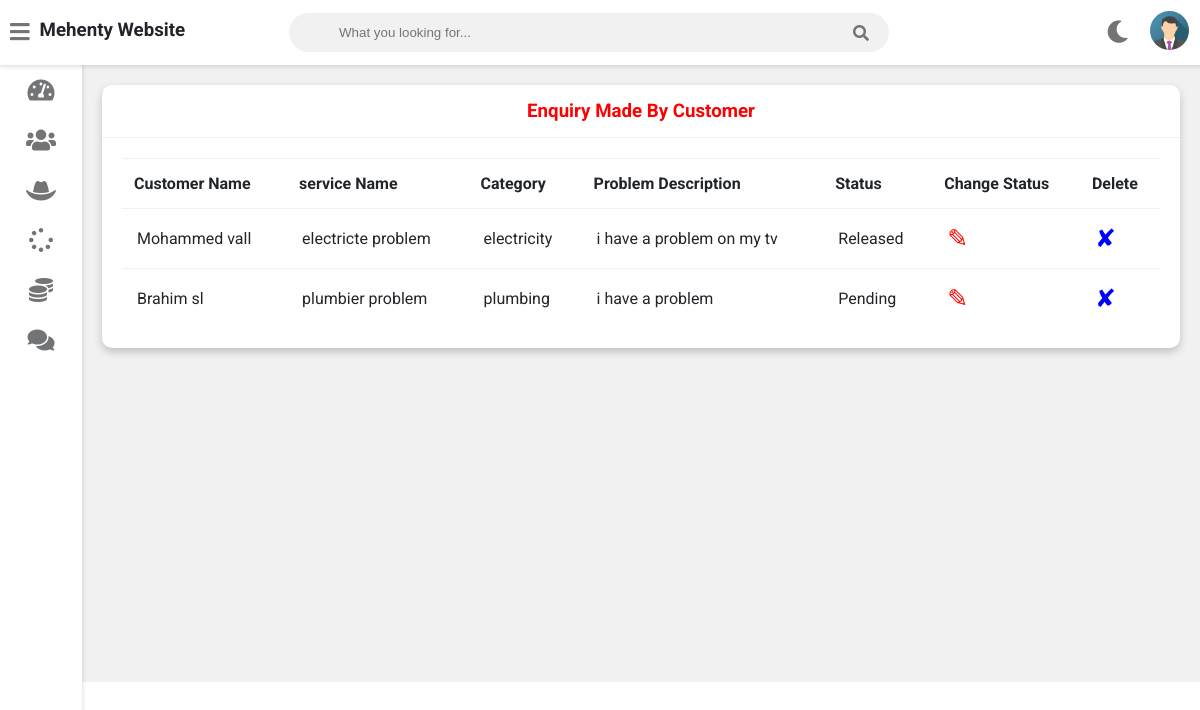
The page /admin-view-request (signed in) on the database its author committed.
### service/models.py (models this page shows, shortened)
class Customer(models.Model):
    user=models.OneToOneField(User,on_delete=models.CASCADE)
    profile_pic= models.ImageField(upload_to='profile_pic/CustomerProfilePic/',null=True,blank=True)
    address = models.CharField(max_length=40)
    mobile = models.CharField(max_length=20,null=False)
    @property
    def get_name(self):
        return self.user.first_name+" "+self.user.last_name

class Request(models.Model):
    cat=(('Plumbing', 'Plumbing'),('Electricity', 'Electricity'),('Painting', 'Painting'),('Carpentry', 'Carpentry'))
    category=models.CharField(max_length=50,choices=cat)
    service_no=models.PositiveIntegerField(null=False)
    service_name = models.CharField(max_length=40,null=False)
    problem_description = models.CharField(max_length=500,null=False)
    date=models.DateField(auto_now=True)
    cost=models.PositiveIntegerField(null=True)
    customer=models.ForeignKey('Customer', on_delete=models.CASCADE,null=True)
    Technician=models.ForeignKey('Technician',on_delete=models.CASCADE,null=True)
    stat=(('Pending','Pending'),('Approved','Approved'),('Repairing','Repairing'),('Repairing Done','Repairing Done'),('Released','Released'))
    status=models.CharField(max_length=50,choices=stat,default='Pending',null=True)

### service/views.py (the view)
# urls.py: path('admin-view-request',views.admin_view_request_view,name='admin-view-request'),
@login_required(login_url='adminlogin')
def admin_view_request_view(request):
    enquiry=models.Request.objects.all().order_by('-id')
    customers=[]
    for enq in enquiry:
        customer=models.Customer.objects.get(id=enq.customer_id)
        customers.append(customer)
    return render(request,'service/admin_view_request.html',{'data':zip(customers,enquiry)})

### templates/service/admin_view_request.html
{% extends 'service/adminbase.html' %}
{% block content %}
	<div class="wrapper">
		<div class="row">
			<div class="col-12 col-m-12 col-sm-12">
				<div class="card">
					<div class="card-header">
						<h3 style="color:red; text-align:center" >Enquiry Made By Customer
						</h3>
					</div>
					<div class="card-content">
						<table>
							<thead>
                <tr>
                  <th>Customer Name</th>
                  <th>service Name</th>
                  <th>Category</th>
                  <th>Problem Description</th>
                  <th>Status</th>
                  <th>Change Status</th>
                  <th>Delete</th>
                </tr>
							</thead>
							<tbody>
                {% for c,r in data %}
                <tr>
                  <td> {{c.get_name}}</td>
                  <td> {{r.service_name}}</td>
                  <td>{{r.category}}</td>
                  <td>{{r.problem_description}}</td>
                  <td>{{r.status}}</td>
                  <td><a  style="color:red; text-decoration:none;font-size:25px;" href="{% url 'change-status' r.id  %}">&#9998;</a></td>
                  <td><a style="color:blue; text-decoration:none;font-size:25px;"href="{% url 'admin-delete-request' r.id  %}">&#10008;</a></td>
                </tr>
                {% endfor %}
							</tbody>
						</table>
					</div>
				</div>
			</div>
		</div>
<br><br><br><br><br><br><br><br><br><br><br><br><br><br><br><br>
	</div>
{% endblock content %}

### static/style.css (style rules this page uses)
:root { --primary-color: #4834d4; --success-color: #6ab04c; --warning-color: #f0932b; --danger-color: #eb4d4b; --light-color: #212529; --light-second-color: #727475; --light-background: #ffffff; --light-second-background: #f1f1f1; --dark-color: #909090; --dark-second-color: #f5f6fa; --dark-background: #23242D; --dark-second-background: #181818; }
.light { --main-bg-color: var(--light-background); --second-bg-color: var(--light-second-background); --main-color: var(--light-color); --second-color: var(--light-second-color); }
* { box-sizing: border-box; }
body { font-family: 'Roboto', sans-serif; background: var(--main-bg-color); color: var(--main-color); margin: 0; }
.wrapper { padding: 10px; margin-left: 82px; padding-top: 75px; background: var(--second-bg-color); transition: margin-left .5s; }
.row { display: flex; flex-wrap: wrap; flex-direction: row; }
.row:after, .row:before { box-sizing: border-box; }
[class*="col-"] { padding: 10px; }
@media only screen and (min-width: 600px) { .col-sm-12 { width: 100%; } }
@media only screen and (min-width: 768px) { .col-m-12 { width: 100%; } }
@media only screen and (min-width: 992px) { .col-12 { width: 100%; } }
.card { background: var(--main-bg-color); color: var(--main-color); border-radius: 10px; margin-bottom: 10px; box-shadow: 0 4px 8px 0 rgba(0,0,0,0.2); }
.card-header { padding: 15px 30px; border-bottom: 1px solid var(--second-bg-color); position: relative; }
.card-header h3 { margin: 0; }
.card-content { padding: 20px; overflow-x: auto; }
table { border-collapse: collapse; width: 100%; }
table td { border-top: 1px solid var(--second-bg-color); padding: 15px; }
table th { border-top: 1px solid var(--second-bg-color); border-bottom: 1px solid var(--second-bg-color); padding: 15px 12px; text-align: left; }

### rows shown on the page
Customer: get_name "Mohammed vall", service_name "electricte problem", category "electricity", problem_description "i have a problem on my tv", status "Released"
Customer: get_name "Brahim sl", service_name "plumbier problem", category "plumbing", problem_description "i have a problem", status "Pending"
